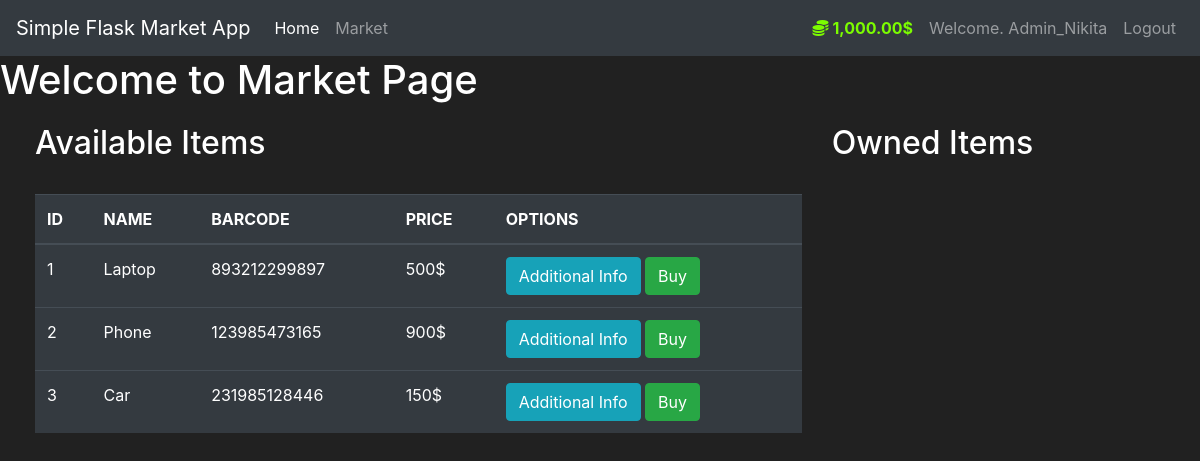
/market (signed in), run on an earlier commit of the app's database.
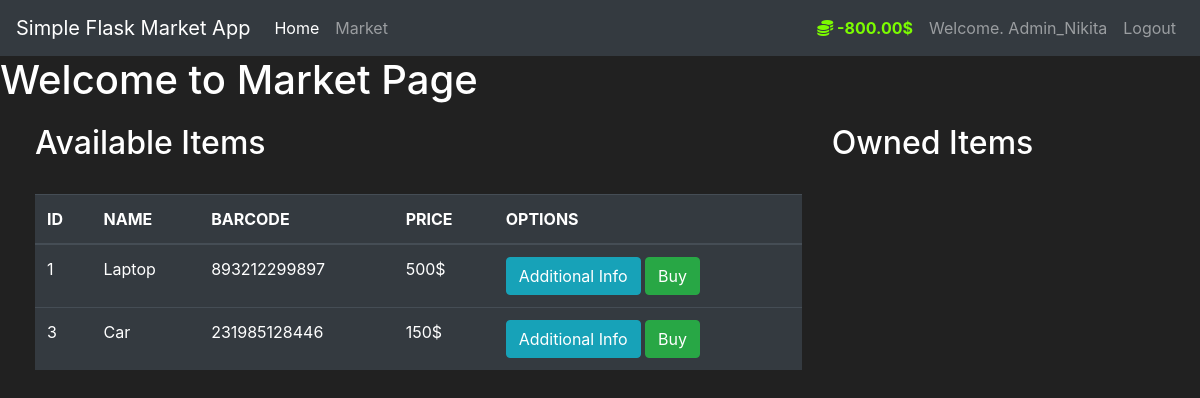
And on a later commit of the database.
### market/models.py (models this page shows, shortened)
class User(app_db.Model, UserMixin):
    id = app_db.Column(app_db.Integer(), primary_key=True)
    username = app_db.Column(app_db.String(length=30), nullable=False, unique=True)
    user_email = app_db.Column(app_db.String(length=50), nullable=False, unique=True)
    user_pd = app_db.Column(app_db.String(length=60), nullable=False)
    budget = app_db.Column(app_db.Integer(), nullable=False, default=1000)
    items = app_db.relationship("SalableGood", backref="owned_user", lazy=True)
    @property
    def password(self):
        return self.user_pd
    @property
    def budget_prettify(self):
        if (len(str(self.budget))) >= 4:
            return "{:,.2f}$".format(self.budget)
        else:
            return f"{self.budget}$"

class SalableGood(app_db.Model):
    id = app_db.Column(app_db.Integer(), primary_key=True)
    name = app_db.Column(app_db.String(length=30), nullable=False, unique=True)
    price = app_db.Column(app_db.Integer(), nullable=False)
    barcode = app_db.Column(app_db.String(length=12), nullable=False, unique=True)
    description = app_db.Column(app_db.String(length=1024), nullable=False, unique=True)
    owner = app_db.Column(app_db.Integer(), app_db.ForeignKey("user.id"))

### market/routes.py (the view, shortened to what this page needs)
@app.route("/market", methods=["GET", "POST"])
@login_required
def market_page():
    bought_item_form = BoughtItemForm()
    if request.method == "GET":
        items = SalableGood.query.filter_by(owner=None)
        return render_template("market.html", items=items, bought_item_form=bought_item_form)

### market/models.py (called while the page is built)
@app.login_manager.user_loader
def load_user(user_id):
    return User.query.get(int(user_id))

### market/templates/market.html (shortened to what this page needs)
{% extends "base.html" %}
{% block body_content %}
    <h1>Welcome to Market Page</h1>
    <div class="row" style="margin-top: 20px; margin-left: 20px">
        <div class="col-8">
            <h2>Available Items</h2>
            <br>
            <table class="table table-hover table-dark">
                <thead>
                <tr>
                    <th scope="col">ID</th>
                    <th scope="col">NAME</th>
                    <th scope="col">BARCODE</th>
                    <th scope="col">PRICE</th>
                    <th scope="col">OPTIONS</th>
                </tr>
                </thead>
                <tbody>
                {% for dict_item in items %}
                    <tr>
                        <td>{{ dict_item.id }}</td>
                        <td>{{ dict_item.name }}</td>
                        <td>{{ dict_item.barcode }}</td>
                        <td>{{ dict_item.price }}$</td>
                        <td>
                            <button class="btn btn-outline btn-info"
                            data-toggle="modal"
                            data-target="#Modal-Info-{{ dict_item.id }}">
                                Additional Info
                            </button>
                            <button class="btn btn-outline btn-success"
                            data-toggle="modal"
                            data-target="#Modal-Buy-{{ dict_item.id }}">
                                Buy
                            </button>
                        </td>
                    </tr>
                {% endfor %}
                </tbody>
            </table>
        </div>
        <div class="col-4">
            <h2>Owned Items</h2>
            <br>
        </div>
    </div>
{% endblock %}

### market/templates/base.html (shortened to what this page needs)
<!doctype html>
<html lang="en">
<head>
    <link rel="stylesheet" href="https://cdn.jsdelivr.net/npm/bootstrap@4.5.3/dist/css/bootstrap.min.css"
>
</head>
<body>
<nav class="navbar navbar-expand-md navbar-dark bg-dark">
    <a class="navbar-brand" href="#">Simple Flask Market App</a>
    <div class="collapse navbar-collapse" id="navbarNav">
        <ul class="navbar-nav mr-auto">
            <li class="nav-item active">
                <a class="nav-link" href="{{ url_for('home_page') }}">Home</a>
            </li>
            <li class="nav-item">
                <a class="nav-link" href="{{ url_for('market_page') }}">Market</a>
            </li>
        </ul>
        {% if current_user.is_authenticated %}
            <ul class="navbar-nav">
                <li class="nav-item">
                    <a class="nav-link" style="color: lawngreen; font-weight: bold;">
                        <i class="fas fa-coins"></i>
                        {{ current_user.budget_prettify }}
                    </a>
                </li>
                <li class="nav-item">
                    <a class="nav-link">Welcome. {{ current_user.username }}</a>
                </li>
                <li class="nav-item">
                    <a class="nav-link" href="{{ url_for('log_out_page') }}">Logout</a>
                </li>
            </ul>
        {% endif %}
    </div>
</nav>
{% block body_content %}
{% endblock %}
</body>
</html>

### market/templates/base.html (style rules this page uses)
body { background-color: #212121; color: white }

What changed in the data, as far as the page shows it:
no longer on this page (row edited): SalableGood: id "2", name "Phone", barcode "123985473165", price "900"
changed User "Admin_Nikita": budget_prettify "1,000.00$" → "-800.00$"
